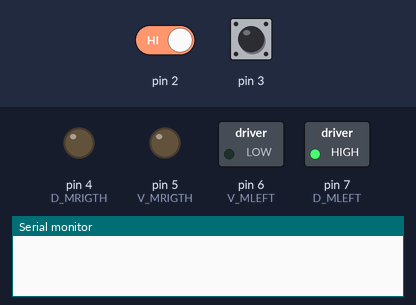
Recording of a sketch running on a simulated Arduino Uno, built with avr-gcc and run on an emulated ATmega328P. On the bench: switched loads named in the sketch (green lamp = pin HIGH), output pins drawn as LEDs (lit = HIGH), the last lines printed to the serial monitor. The test bench sets the inputs (shaded band); at power-on: pin 2 HIGH, pin 3 HIGH.

Above: at 0.1 s.
At 1.26 s:
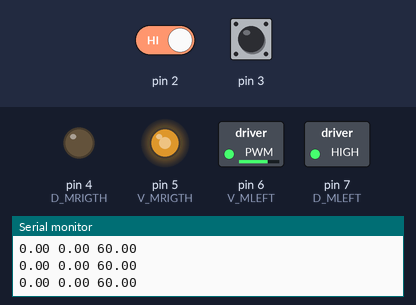
1.3 s: pin 2 driven LOW
At 1.7 s:
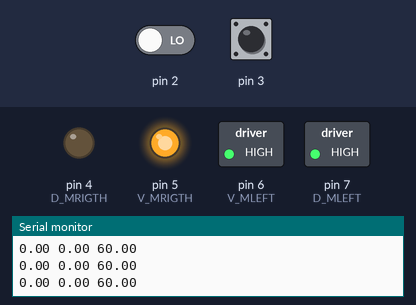
Timing chart, 0 to 4.3 s (numbered marks = the images above; inputs shaded):
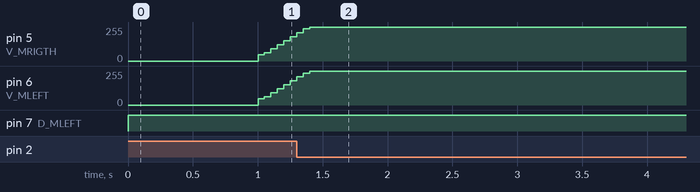

The sketch:

tester_velocidad.ino
```cpp
//pines de control de velocidad y direccion motores
#define V_MRIGTH 5
#define D_MRIGTH 4
#define V_MLEFT 6
#define D_MLEFT 7

//Constantes Cinematica del robot
#define PULSOSPORGIRO 300
#define PI 3.14159265358979323
#define RADIOROBOT 4.5     //medida en m
#define RADIORUEDA 2.1     //medida en m
#define TIEMPO_MUESTREO 50 //tiempo de muestreo en millis

int RH_ENCODER_A = 3;
int LH_ENCODER_A = 2;

//variables de velocidad
const int MAX_PWM_VAL = 255; //Tope de los Valores Maximos para el PDW
const int MIN_PWM_VAL = 0; //Tope de los Valores Maximos para el PDW
int PWM_MOTOR_R = 60;
int PWM_MOTOR_L = 60;

//variables contadoras de ticks en el encoder
volatile unsigned long left_count_ticks = 0;
volatile unsigned long right_count_ticks = 0;

//variables para el registro de posiciones de las ruedas del robot
volatile unsigned long left_last_position = 0;
volatile unsigned long left_position = 0;
volatile unsigned long left_delta_position = 0;
volatile unsigned long right_position = 0;
volatile unsigned long right_last_position = 0;
volatile unsigned long right_delta_position = 0;

//variables que garantizan el tiempo de muestreo entre interrupciones
volatile unsigned _last_sample_time = 0;
volatile unsigned _sample_time = 0;
volatile unsigned _delta_time = 0;

//variables para el control PID de velocidad
//importante: ajustar las constantes _kp _ki _kd cada que se modifique el valor de la velocidad Deseada para mejorar la respuesta del Control PID
double _kpv = 0.275;  //contante de proporcionalidad
double _kiv = 0.5; //constante de integracion
double _kdv = 0.275;  //contante de derivacion

const double VEL_DES = 60.0;

double _Rd[2] = {0.0, 0.0};           //Rn de la llanta derecha
double errRight[3] = {0.0, 0.0, 0.0}; //error en la velocidad de la llanta derecha

int _Ri[2] = {0.0, 0.0};             //Rn de la llanta izquierda
double errLeft[3] = {0.0, 0.0, 0.0}; //error de la velocidad en la llanta izquierda

void setup()
{
    Serial.begin(9600);
    pinMode(D_MRIGTH, OUTPUT);
    pinMode(D_MLEFT, OUTPUT);

    //configuracion de los pines de interrucion para los encoders
    attachInterrupt(0, leftEncoderEvent, FALLING);
    attachInterrupt(1, rightEncoderEvent, FALLING);
}

// encoder event for the interrupt call
void rightEncoderEvent()
{

    right_count_ticks++;
    right_position++; //actualizo la posicion
}

// encoder event for the interrupt call
void leftEncoderEvent()
{

    left_count_ticks++;
    left_position++;
}

int PID_Right(double vdes, double vmed)
{
    //corrimiento de los registros de error para el motor derecho;
    errRight[2] = errRight[1];
    errRight[1] = errRight[0];
    errRight[0] = vdes - vmed;

    //calculo de las componentes del control PID
    double proporcional = _kpv * (errRight[0] - errRight[1]);
    double integral = _kiv * ((errRight[0] + errRight[1]) / 2);
    double diferencial = _kpv * (errRight[0] - (2 * errRight[1]) + errRight[2]);

    //corrimiento de los registros de valores calculados para el control PID
    _Rd[1] = _Rd[0];
    _Rd[0] = _Rd[1] + (proporcional + integral + diferencial);

    /**
     * Se aplica un tope al pwm para mantenerlo en un rango y no meter
     * datos indeseables
    */
    if (_Rd[0] > MAX_PWM_VAL)
        _Rd[0] = MAX_PWM_VAL;

    if (_Rd[0] < MIN_PWM_VAL)
        _Rd[0] = MIN_PWM_VAL;

    return _Rd[0];
}

int PID_Left(double vdes, double vmed)
{
    //corrimiento de los registros de error para el motor derecho;
    errLeft[2] = errLeft[1];
    errLeft[1] = errLeft[0];
    errLeft[0] = vdes - vmed;

    //calculo de las componentes del control PID
    double proporcional = _kpv * (errLeft[0] - errLeft[1]);
    double integral = _kiv * ((errLeft[0] + errLeft[1]) / 2);
    double diferencial = _kpv * (errLeft[0] - (2 * errLeft[1]) + errLeft[2]);

    //corrimiento de los registros de valores calculados para el control PID
    _Ri[1] = _Ri[0];
    _Ri[0] = _Ri[1] + (proporcional + integral + diferencial);

    /**
     * Se aplica un tope al pwm para mantenerlo en un rango y no meter
     * datos indeseables
    */
    if (_Ri[0] > MAX_PWM_VAL)
        _Ri[0] = MAX_PWM_VAL;

    if (_Ri[0] < MIN_PWM_VAL)
        _Ri[0] = MIN_PWM_VAL;

    return _Ri[0]; //retorna respuesta actual
}

double get_speed_R()
{

    //calcular el diferencial de posicion
    right_delta_position = right_position - right_last_position;
    right_last_position = right_position;                                       //guardamos el registro de las posiciones de la rueda
    double frecuencia = (1000) / TIEMPO_MUESTREO;                               //muestreos en un segundo
    double wr = ((2 * PI * right_delta_position) / PULSOSPORGIRO) * frecuencia; //velocidad angular de la rueda r/s
    return RADIORUEDA * wr;                                                     //velociad lineal de la rueda en cm/s
}

double get_speed_L()
{

    //calcular el diferencial de posicion
    left_delta_position = left_position - left_last_position;
    left_last_position = left_position;                                        //guardamos el registro de las posiciones de la rueda
    double frecuencia = (1000) / TIEMPO_MUESTREO;                              //muestreos en un segundo
    double wr = ((2 * PI * left_delta_position) / PULSOSPORGIRO) * frecuencia; //velocidad angular de la rueda r/s
    return RADIORUEDA * wr;                                                    //velociad lineal de la rueda en cm/s
}

void prototipoAdvance(int pulsos)
{

    left_count_ticks = 0;
    right_count_ticks = 0;

    while (left_count_ticks <= pulsos || right_count_ticks <= pulsos)
    {

        _sample_time = millis();                                //extraemos los millis que lleva activo el MIC
        _delta_time = (double)_sample_time - _last_sample_time; //obtenemos el perido que lleva activo desde el ultimo registro guardado

        digitalWrite(D_MRIGTH, LOW);
        digitalWrite(D_MLEFT, HIGH);
        analogWrite(V_MRIGTH, PWM_MOTOR_R);
        analogWrite(V_MLEFT, PWM_MOTOR_L);

        //*si el periodo que lleva activo corresponde al tiempo de muestreo que deseamos obtener, Se activa el Control PID
        //si aun no alcanzamos el tiempo de muestreo entonces se ejecutna las demas funciones del robot
        if (_delta_time >= TIEMPO_MUESTREO)
        {

            //Solo se debe de invocar una unica vez a las funciones para calcular la velocidad
            double vel_right = get_speed_R();
            double vel_left = get_speed_L();

            //left_delta_position = left_position - left_last_position;
            //Serial.print(' ');
            Serial.print(vel_right);
            Serial.print(' ');
            Serial.print(vel_left);
            Serial.print(' ');
            Serial.println(VEL_DES);

            PWM_MOTOR_R = PID_Right(VEL_DES, vel_right);
            PWM_MOTOR_L = PID_Left(VEL_DES, vel_left);

            _last_sample_time = _sample_time;
        }
    }
}

void prototypestop()
{
    left_position = 0;
    left_delta_position = 0;
    left_last_position = 0;
    right_position = 0;
    right_last_position = 0;
    right_delta_position = 0;
    _sample_time = 0;
    _last_sample_time = 0;
    _delta_time = 0;
    PWM_MOTOR_L = 0;
    PWM_MOTOR_R = 0;
    errLeft[0] = errLeft[1] = errLeft[2] = 0;
    errRight[0] = errRight[1] = errRight[2] = 0;
    _Rd[0] = _Rd[1] = 0.0;
    _Ri[0] = _Ri[1] = 0.0;

    digitalWrite(D_MRIGTH, LOW);
    digitalWrite(D_MLEFT, HIGH);
    analogWrite(V_MRIGTH, PWM_MOTOR_R);
    analogWrite(V_MLEFT, PWM_MOTOR_L);
    delay(1000);
}

void loop()
{
    prototypestop();
    prototipoAdvance(10000);
    prototypestop();
}
```
